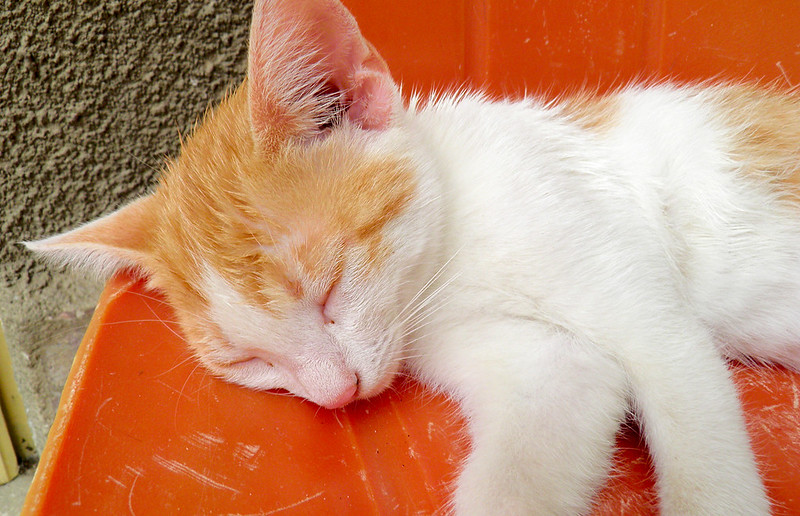
#> input picture image/test.jpg, 800 x 516 px
$ python main.py
#> lines starting #> are read from the running program, lines starting #| are printed output that depends on the picture
import cv2,os
import numpy as np
import matplotlib.pyplot as plt
from collections import defaultdict
from PIL import Image


"""
   #Inspired by https://www.kaggle.com/anokas/kuzushiji-mnist-cat

    #image resize

import imutils
path_to_files = "letter/"
result_path="resized_letter/"
for _, file in enumerate(os.listdir(path_to_files)):
    img=cv2.imread(path_to_files+file)
    img = imutils.resize(img,25,25)
    cv2.imwrite(result_path+file, img)
"""
"""
#convert letter images  to npz file


from PIL import Image
path_to_files = "resized_letter/"
array_of_images = []

for _, file in enumerate(os.listdir(path_to_files)):
    single_im = Image.open(path_to_files+file)
    single_array = np.array(single_im)
    array_of_images.append(single_array)

np.savez("letter_data.npz",array_of_images) # save all in one file

"""
#Load and resize image

img_path="image/test.jpg"

img = cv2.imread(img_path,cv2.IMREAD_GRAYSCALE)
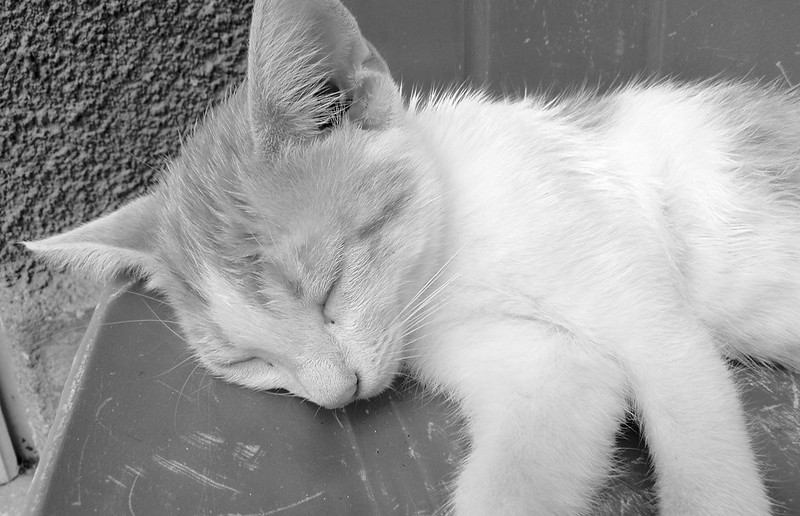
#> img: shape (516, 800); min 0, max 255, mean 155.9

img=cv2.resize(img,dsize=None,fx=0.2,fy=0.2)
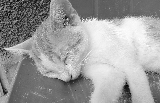
#> img: shape (103, 160); min 0, max 255, mean 155.8


plt.figure(figsize=(20,20))
plt.axis('off')
plt.imshow(img,cmap='gray')

"""
if error "ValueError: Object arrays cannot be loaded when allow_pickle=False" occured,
type this code.

np.load.__defaults__=(None, True, True, 'ASCII')
"""

sample_imgs=np.load('letter_data.npz')['arr_0']
#> (reads letter_data.npz from the repository)


#show letters
plt.figure(figsize=(20,10))
for i in range(80):
    img_patch=sample_imgs[i]

    plt.subplot(5,16,i+1)
    plt.title(int(np.mean(img_patch)))
    plt.axis('off')
    plt.imshow(img_patch,cmap='gray')


#Summary of letter images

means= np.mean(sample_imgs,axis=(1,2,3))

plt.figure(figsize=(12,6))
plt.hist(means,bins=50,log=True)
plt.show()
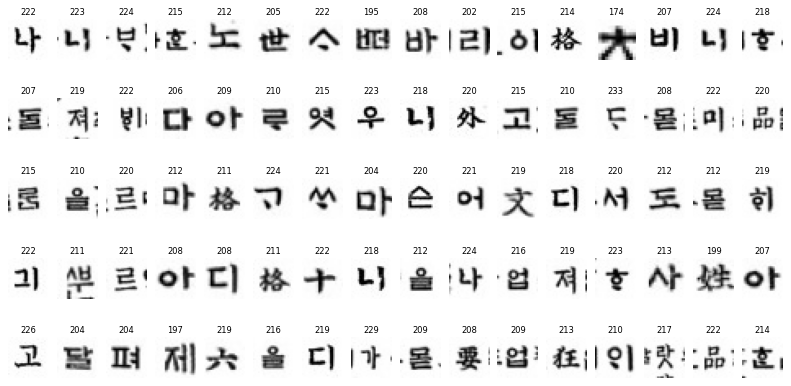
#> figure drawn by matplotlib, 80 panels
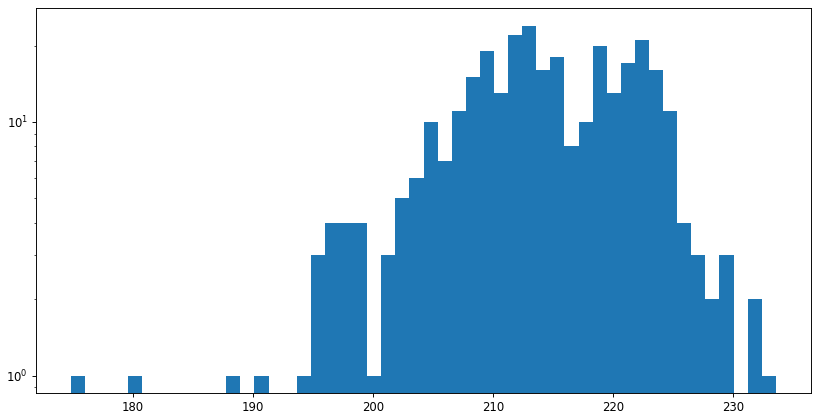
#> figure drawn by matplotlib, 1 panel; tallest bar 24 high, from x = 212.4 to 213.6

img=cv2.normalize(img,dst=None,alpha=180,beta=230,norm_type=cv2.NORM_MINMAX)
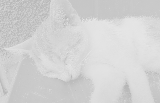
#> img: shape (103, 160); min 180, max 230, mean 210.6
plt.figure(figsize=(12,6))
plt.hist(img.flatten(),bins=50,log=True)
plt.show()
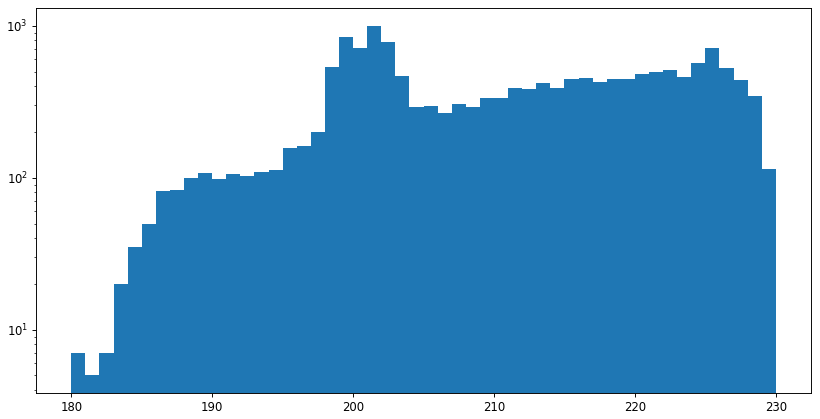
#> figure drawn by matplotlib, 1 panel; tallest bar 1004 high, from x = 201 to 202

#organize images
bins=defaultdict(list)

for img_patch,mean in zip(sample_imgs,means):
    bins[int(mean)].append(img_patch)

print(len(bins))

#fill image

h,w = img.shape
#> h = 103; w = 160
img_out = np.zeros((h*25,w*25,),dtype=np.uint8)

for y in range(h):
    for x in range(w):

        pixel = img[y,x]

        b=bins[pixel]
        while len(b)==0:
            pixel+=1
            b=bins[pixel]

        img_patch=b[np.random.randint(len(b))][:, :, 0]

        img_out[y*25:(y+1)*25,x*25:(x+1)*25]=img_patch
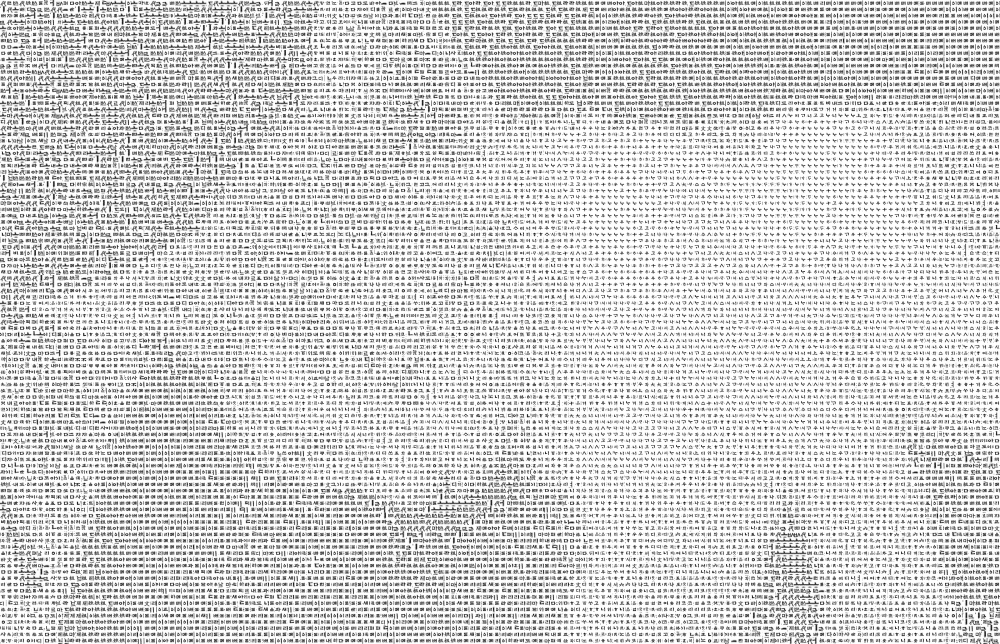
#> img_out: shape (2575, 4000) (shown at 1/4 size); min 0, max 255, mean 211.1


plt.figure(figsize=(20,20))
plt.axis('off')
plt.imshow(img_out,cmap='gray')


cv2.imwrite("result/"+'result.jpeg',img_out)
